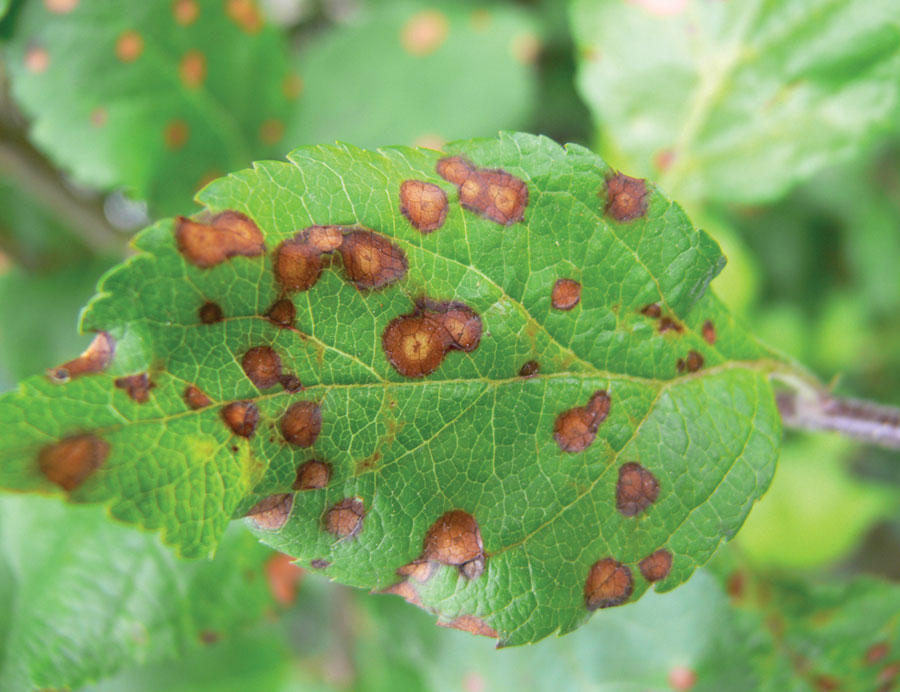
#> input picture google 1.jpg, 900 x 692 px, given in place of e9323-dbad-432d-ac58-d291718345d9___FREC_Scab 3417_90deg.jpg, which was not available
$ jupyter execute --allow-errors 'Innomatics Final Project.ipynb'   (older library calls are emulated)   (text cells are left out)
#> lines starting #> are read from the running program, lines starting #| are printed output that depends on the picture; after the words box and inside, x2 and y2 are one past the last pixel; in counts of white or black regions, pixels touching at a corner belong together; pictures that were not available may be replaced by others from this repository, and a replacement may not be noted
[cell 1]
import os
import cv2
import glob
import torch
import pickle
import PIL
import torchvision
import numpy as np
import seaborn as sns
import matplotlib.pyplot as plt
import torchvision.transforms as tt
from torch.utils.data import DataLoader
from torchvision.datasets import ImageFolder
from torchvision.utils import make_grid
import numpy as np
import tensorflow as tf
from tensorflow.keras import layers
from os import listdir
from sklearn.preprocessing import LabelBinarizer
from keras.models import Sequential
from tensorflow.keras.layers import LayerNormalization
from keras.layers.convolutional import Conv2D
from keras.layers.convolutional import MaxPooling2D
from keras.layers.core import Activation, Flatten, Dropout, Dense
from keras import backend as K
from keras.preprocessing.image import ImageDataGenerator
from tensorflow.keras.optimizers import Adam
from keras.preprocessing import image
from keras.preprocessing.image import img_to_array
from sklearn.preprocessing import MultiLabelBinarizer
from sklearn.model_selection import train_test_split
import keras
from keras.models import Sequential
from keras.layers import Dense,Dropout,Flatten
from keras.layers import Conv2D,MaxPooling2D,Activation,AveragePooling2D,BatchNormalization
from keras.preprocessing.image import ImageDataGenerator
import warnings
warnings.filterwarnings("ignore")

[cell 2]
def get_files(directory):
  if not os.path.exists(directory):
    return 0
  count=0
  for current_path,dirs,files in os.walk(directory):
    for dr in dirs:
      count+= len(glob.glob(os.path.join(current_path,dr+"/*")))
  return count

[cell 3]
# [6 lines left out: function show_image, not called in this run]

[cell 4]
train_path = 'New Plant Diseases Dataset(Augmented)/New Plant Diseases Dataset(Augmented)/train'
train_path

[cell 5]
print(os.path.exists(train_path))

[cell 6]
train_samples =get_files(train_path)
print("Images in train:",train_samples)

[cell 7]
num_classes=len(glob.glob(train_path+"/*"))
print("Classes in train:",num_classes)

[cell 8]
for i in os.listdir(train_path):
    print(i)

#> (a cell that did not finish here is left out)

#> (a cell that did not finish here is left out)

[cell 11]
batch_size = num_classes

#> (a cell that did not finish here is left out)

#> (a cell that did not finish here is left out)

[cell 14]
val_path = 'New Plant Diseases Dataset(Augmented)/New Plant Diseases Dataset(Augmented)/valid'
val_path

[cell 15]
print(os.path.exists(val_path))

[cell 16]
test_samples=get_files(val_path)
print("Images in valid:",test_samples)

[cell 17]
num_classes=len(glob.glob(val_path+"/*"))
print("Classes in valid:",num_classes)

[cell 18]
for i in os.listdir(val_path):
    print(i)

#> (a cell that did not finish here is left out)

#> (a cell that did not finish here is left out)

[cell 21]
batch_size = num_classes
#> (the rest of this cell did not finish here and is left out)

#> (a cell that did not finish here is left out)

[cell 23]
test_path = 'New Plant Diseases Dataset(Augmented)/New Plant Diseases Dataset(Augmented)/valid'
test_path

[cell 24]
print(os.path.exists(test_path))

[cell 25]
test_samples=get_files(test_path)
print(test_samples,"Test images")

[cell 26]
num_classes=len(glob.glob(test_path+"/*"))
print(num_classes,"classes in test")

[cell 27]
for i in os.listdir(test_path):
    print(i)

#> (a cell that did not finish here is left out)

#> (a cell that did not finish here is left out)

[cell 30]
batch_size = num_classes
#> (the rest of this cell did not finish here and is left out)

#> (a cell that did not finish here is left out)

[cell 32]
print(cv2.__version__)

[cell 33]
img = cv2.imread('New Plant Diseases Dataset(Augmented)/New Plant Diseases Dataset(Augmented)/train/Apple___Apple_scab/0a5e9323-dbad-432d-ac58-d291718345d9___FREC_Scab 3417_90deg.jpg')
#> img is the input picture: shape (692, 900, 3); mean B, G, R 94.6, 164, 124.2
plt.imshow(img)
plt.show()

[cell 34]
img = cv2.cvtColor(img, cv2.COLOR_BGR2RGB)
plt.imshow(img)
plt.show()

[cell 35]
hsv_img = cv2.cvtColor(img, cv2.COLOR_RGB2HSV)
#> hsv_img: shape (692, 900, 3); mean H, S, V 47.7, 115.1, 168.2
plt.imshow(hsv_img)

[cell 36]
gray_image = cv2.cvtColor(img,cv2.COLOR_BGR2GRAY)
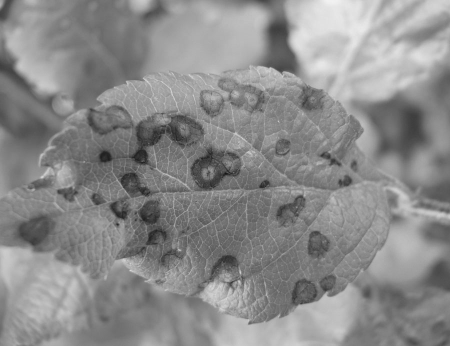
#> gray_image: shape (692, 900) (shown at 1/2 size); min 19, max 242, mean 138.7
plt.imshow(gray_image)

[cell 37]
inverted_image = cv2.bitwise_not(gray_image)
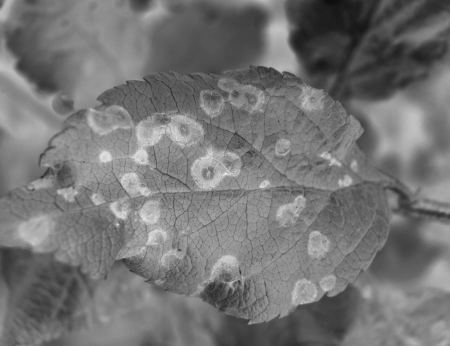
#> inverted_image: shape (692, 900) (shown at 1/2 size); min 13, max 236, mean 116.3
plt.imshow(inverted_image)

[cell 38]
blurred = cv2.GaussianBlur(inverted_image, (111,111),0)
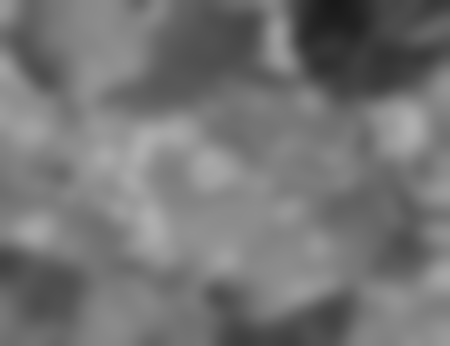
#> blurred: shape (692, 900) (shown at 1/2 size); min 25, max 175, mean 116.3
plt.imshow(blurred)

[cell 39]
sketch_image=cv2.divide(gray_image,inverted_image, scale=256.0)
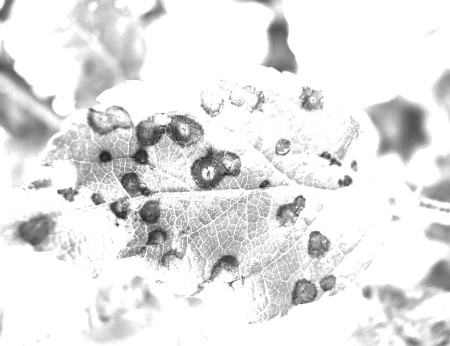
#> sketch_image: shape (692, 900) (shown at 1/2 size); min 21, max 255, mean 228.7
pencil_sketch=cv2.cvtColor(sketch_image, cv2.COLOR_BGR2RGB)
plt.imshow(pencil_sketch)
plt.axis('off')
plt.show()

[cell 40]
lower_green = np.array([25,0,20])
upper_green = np.array([100,255,255])
mask = cv2.inRange(hsv_img, lower_green, upper_green)
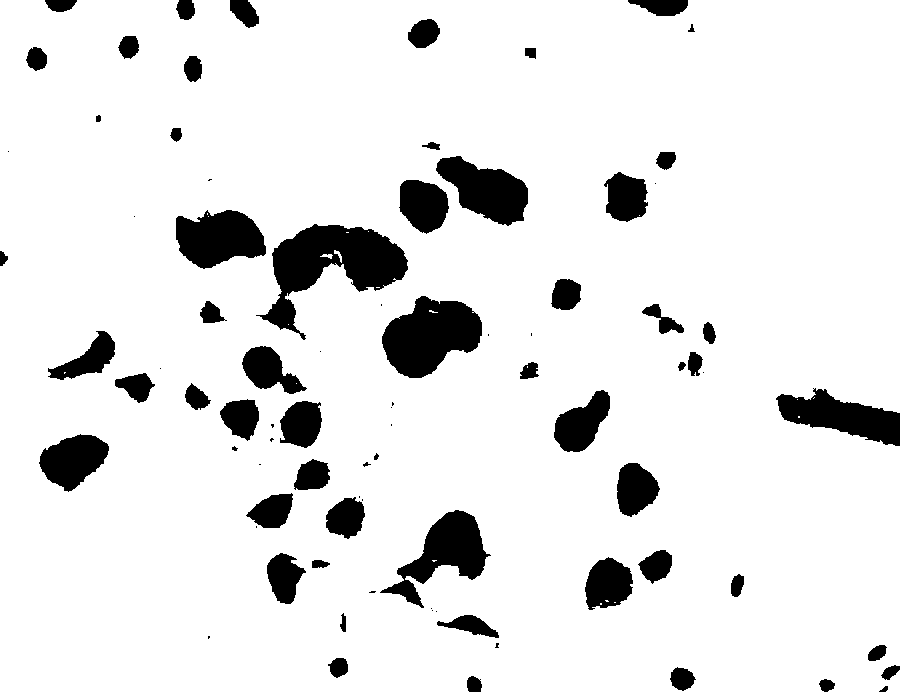
#> mask: shape (692, 900); 90.2% white; 84 black regions (27 under 20 px), largest, box (x1, y1, x2, y2) and area: (256, 224, 408, 340) 7243, (382, 296, 482, 378) 5394, (380, 510, 491, 608) 4085
result = cv2.bitwise_and(img, img, mask=mask)
plt.subplot(1, 2, 1)
plt.imshow(mask, cmap="gray")
plt.subplot(1, 2, 2)
plt.imshow(result)
plt.show()

[cell 41]
lower_brown = np.array([10,0,10])
upper_brown = np.array([30,255,255])
disease_mask = cv2.inRange(hsv_img, lower_brown, upper_brown)
#> disease_mask: shape (692, 900); 7.6% white; 321 white regions (223 under 20 px), largest, box (x1, y1, x2, y2) and area: (256, 224, 409, 341) 5373, (381, 293, 483, 379) 3567, (174, 209, 267, 269) 2998
disease_result = cv2.bitwise_and(img, img, mask=disease_mask)
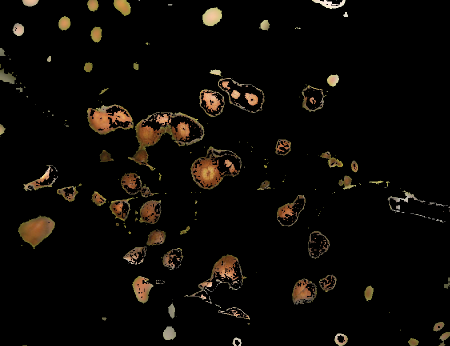
#> disease_result: shape (692, 900, 3) (shown at 1/2 size); mean R, G, B 11.4, 8.8, 5.6
plt.subplot(1, 2, 1)
plt.imshow(disease_mask, cmap="gray")
plt.subplot(1, 2, 2)
plt.imshow(disease_result)
plt.show()

[cell 42]
final_mask = mask + disease_mask
final_result = cv2.bitwise_and(img, img, mask=final_mask)
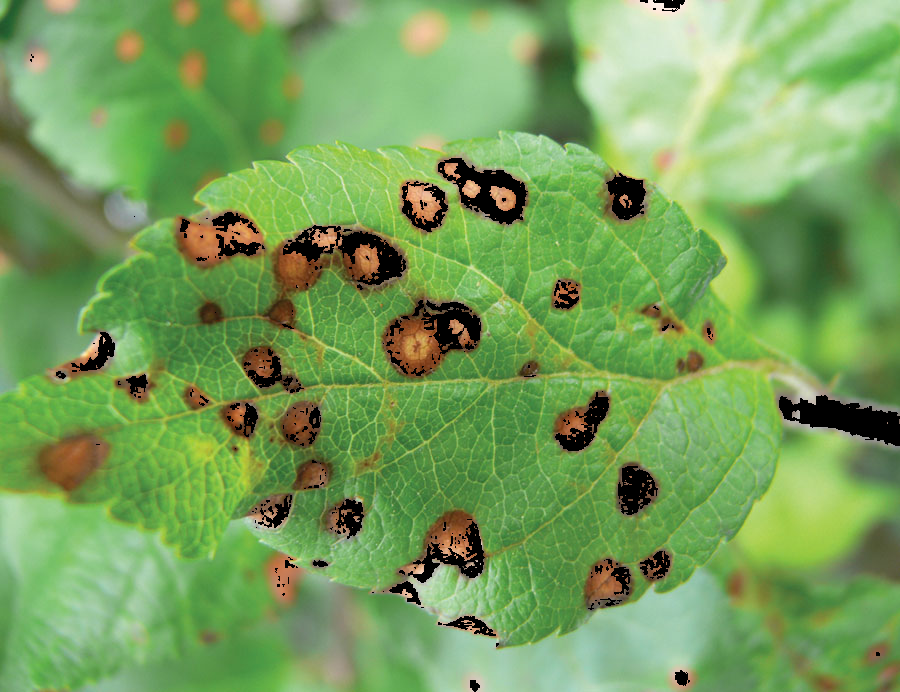
#> final_result: shape (692, 900, 3); mean R, G, B 118.3, 159.8, 90.8
plt.figure(figsize=(15,15))
plt.subplot(1, 2, 1)
plt.imshow(final_mask, cmap="gray")
plt.subplot(1, 2, 2)
plt.imshow(final_result)
plt.show()

$ run again, on google 2.jpg
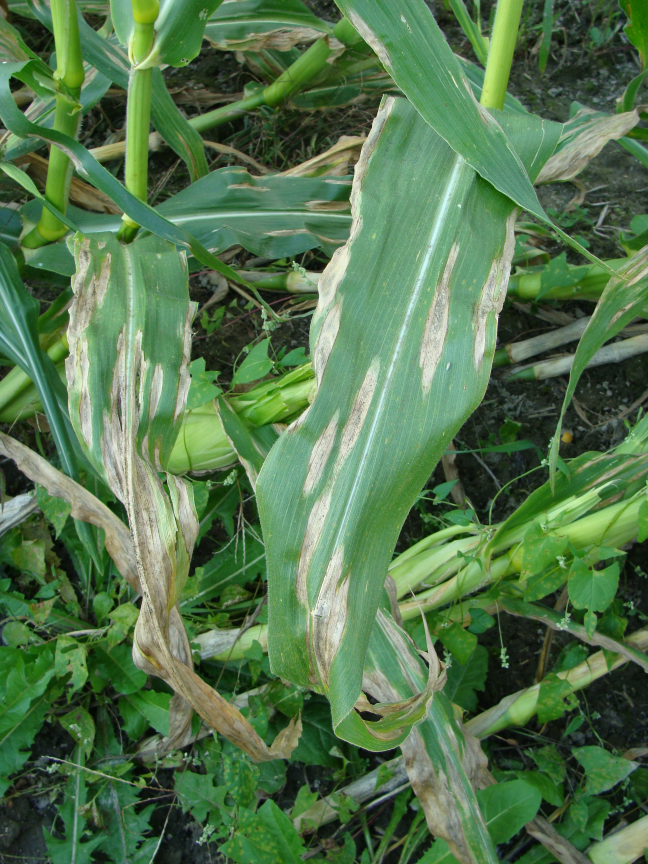
#> input picture google 2.jpg, 1944 x 2592 px, given in place of e9323-dbad-432d-ac58-d291718345d9___FREC_Scab 3417_90deg.jpg, which was not available (shown at 1/3 size)
#> img is the input picture: shape (2592, 1944, 3); mean B, G, R 77, 117.3, 83.3
#> hsv_img: shape (2592, 1944, 3); mean H, S, V 56, 105, 117.6
#> `mask = cv2.inRange(hsv_img, lower_green, upper_green)`:
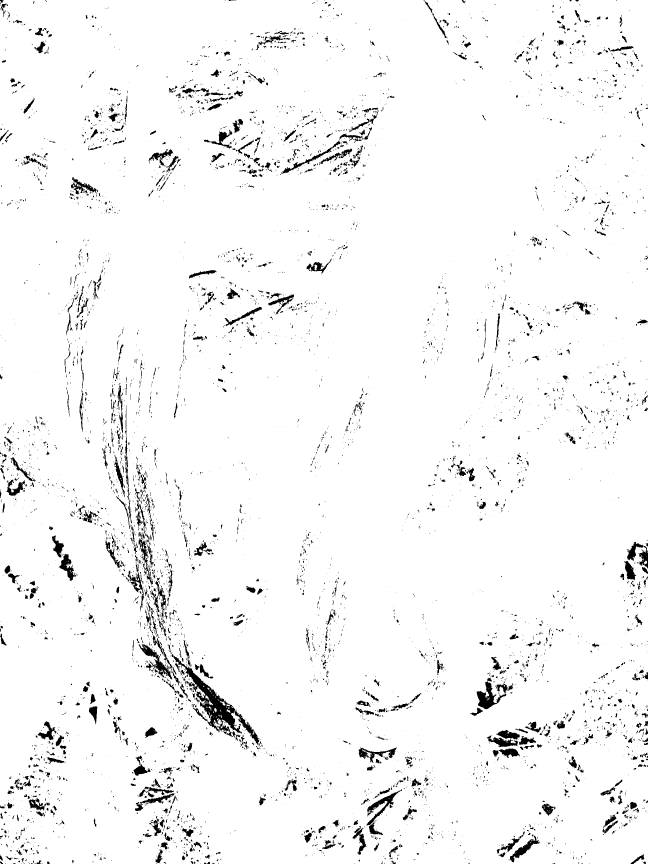
#> mask: shape (2592, 1944) (shown at 1/3 size); 96.4% white; 6876 black regions (5666 under 20 px), largest, box (x1, y1, x2, y2) and area: (515, 1962, 778, 2234) 11322, (1430, 2043, 1519, 2128) 2747, (416, 1932, 517, 2038) 2496
#> disease_mask: shape (2592, 1944); 5.1% white; 5229 white regions (4207 under 20 px), largest, box (x1, y1, x2, y2) and area: (397, 1366, 798, 2281) 61340, (829, 381, 1116, 528) 11925, (197, 1446, 435, 1798) 11826
#> `final_mask = mask + disease_mask`:
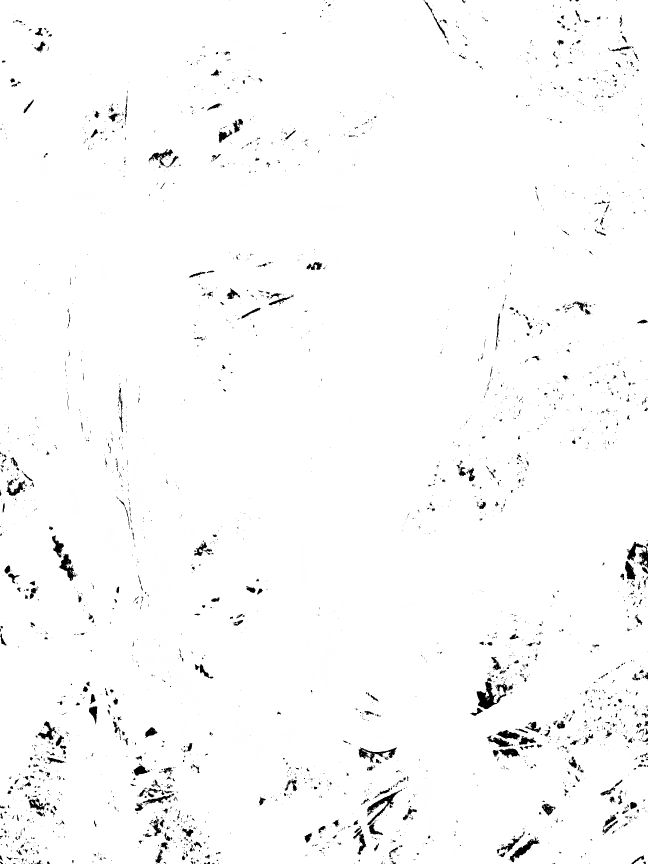
#> final_mask: shape (2592, 1944) (shown at 1/3 size); min 0, max 255, mean 250.2
